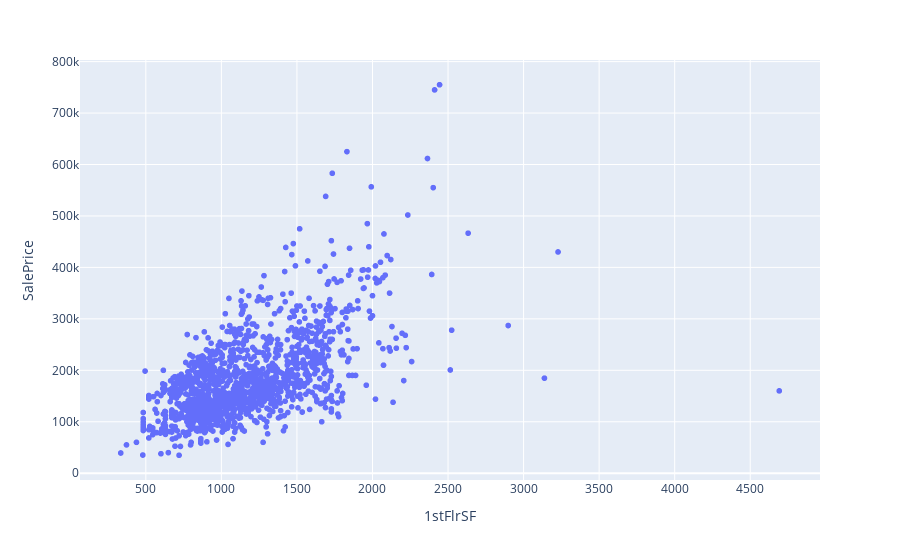

Write notebook code for a chart like this one.
### Markdown cell above
<a id="1stflrsf"></a>
### 1stFlrSF

### Code cell
px.scatter(train, x="1stFlrSF", y="SalePrice")

### Figure 1 — Plotly figure (JSON) as saved in the notebook; plotly's stock layout.template omitted (floating-point values rounded to 4 significant figures; data arrays with more than 128 entries replaced by an {"elided": "..."} marker saying what was removed)
{"data": [{"hovertemplate": "1stFlrSF=%{x}<br>SalePrice=%{y}<extra></extra>", "legendgroup": "", "marker": {"color": "#636efa", "symbol": "circle"}, "mode": "markers", "name": "", "showlegend": false, "type": "scattergl", "x": {"elided": "1460 int values"}, "xaxis": "x", "y": {"elided": "1460 int values"}, "yaxis": "y"}], "layout": {"legend": {"tracegroupgap": 0}, "margin": {"t": 60}, "xaxis": {"anchor": "y", "domain": [0, 1], "title": {"text": "1stFlrSF"}}, "yaxis": {"anchor": "x", "domain": [0, 1], "title": {"text": "SalePrice"}}}}
